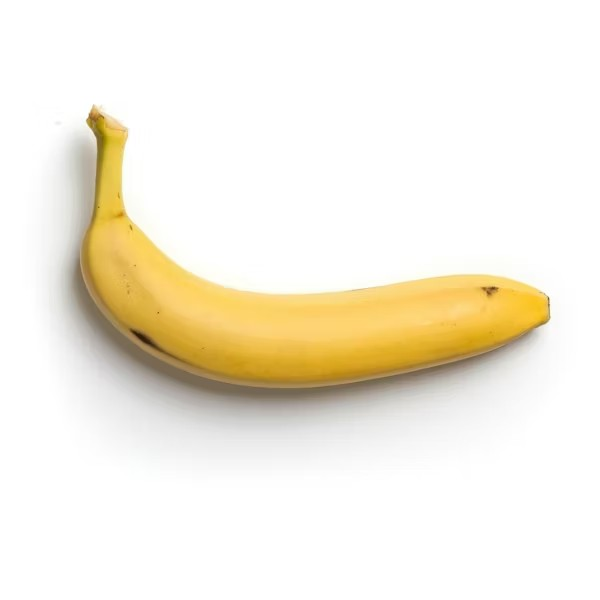
#> input picture images/banana.jpg, 600 x 600 px
$ python -i CW_lesson5.py   (imports and definitions only)
#> lines starting #> are read from the running program, lines starting #| are printed output that depends on the picture; after the words box and inside, x2 and y2 are one past the last pixel; in counts of white or black regions, pixels touching at a corner belong together
import cv2
import numpy as np

def mathematic_equations(img_path):
#> called with img_path = 'images/banana.jpg'
    img = cv2.imread(img_path)
#> img is the input picture: shape (600, 600, 3); mean B, G, R 225.4, 239.3, 245
    img_copy = img.copy()

    img = cv2.GaussianBlur(img, (5, 5), 2)
    img = cv2.cvtColor(img, cv2.COLOR_BGR2HSV)
#> img: shape (600, 600, 3); mean H, S, V 6.1, 22.8, 245

    lower = np.array([0, 10, 0])
    upper = np.array([179, 255, 255])

    mask = cv2.inRange(img, lower, upper)
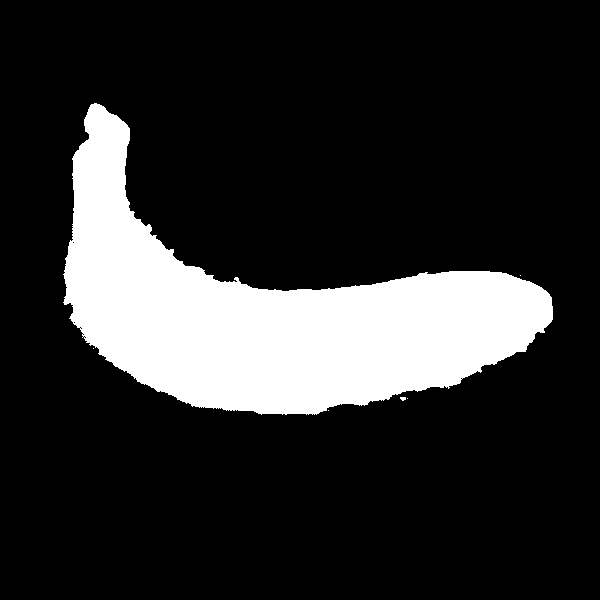
#> mask: shape (600, 600); 17.4% white; 6 white regions (5 under 20 px)
    img = cv2.bitwise_and(img, img, mask=mask)
#> img: shape (600, 600, 3); mean H, S, V 3.6, 22.5, 36.9

    contours, _ = cv2.findContours(mask, cv2.RETR_EXTERNAL, cv2.CHAIN_APPROX_SIMPLE)
#> contours = 6 contours, 5 with area under 20; largest, box (x1, y1, x2, y2) and area: (63, 103, 553, 415) 62059

    for cnt in contours:
        area = cv2.contourArea(cnt)
        if area > 200:
            x, y, w, h = cv2.boundingRect(cnt)
            perimetr = cv2.arcLength(cnt, True)  # True - тільки для замкнених контурів
            M = cv2.moments(cnt) # моменти котуру
            if M["m00"] != 0:
                cx = int(M["m10"]/ M["m00"])
                cy = int(M["m01"] / M["m00"])
            aspect_ratio = round(w / h, 2)
            compactness = round((4 * np.pi * area) / perimetr ** 2, 2)
            approx = cv2.approxPolyDP(cnt, 0.02 * perimetr, True)
            if len(approx) == 4:
                shape = "rectangle"
            elif len(approx) == 3:
                shape = "trictangle"
            elif len(approx) == 2:
                shape = "straight"
            elif len(approx) == 1:
                shape = "point"
            elif len(approx) > 8:
                shape = "oval"
            else:
                shape = "Something other..."

            cv2.circle(img_copy, (cx, cy), 3, (0, 0, 255), 5)
            cv2.rectangle(img_copy, (x, y), (x + w, y + h), (0, 255, 0), 2)
            cv2.putText(img_copy, f"S: {int(area)}, P: {int(perimetr)}", (x + 5, y + 20), cv2.FONT_HERSHEY_SIMPLEX, 0.5, (150, 150, 0), 2)  # площа, периметр
            cv2.putText(img_copy, f"AR: {aspect_ratio}, C: {compactness}", (x + 5, y + 40), cv2.FONT_HERSHEY_SIMPLEX, 0.5, (150, 150, 0), 2)
            cv2.putText(img_copy, f"Shape: {shape}", (x + 5, y + 60), cv2.FONT_HERSHEY_SIMPLEX, 0.5, (150, 150, 0), 2)

            cv2.imshow("Photo", img_copy)
            cv2.waitKey(0)
            cv2.destroyAllWindows()
#> this loop made 6 passes
#> (area, x, y, w, h, perimetr, cx, cy) on pass 6: (62059, 63, 103, 490, 312, 1601.4, 270, 313)
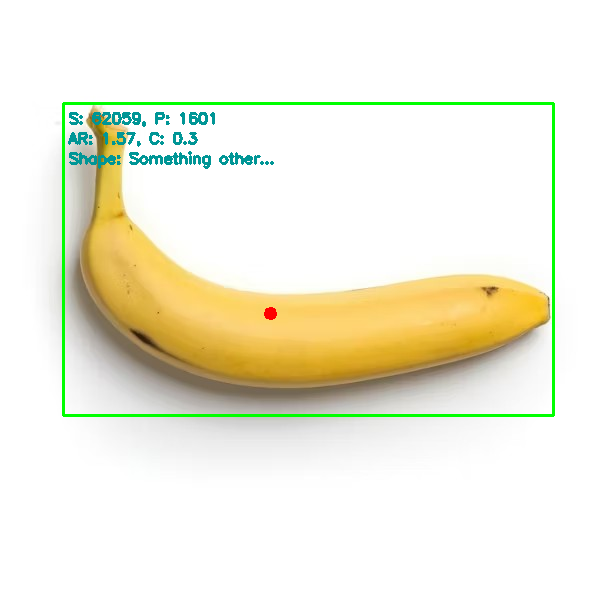
#> img_copy: shape (600, 600, 3); 2.19% of pixels changed, all inside (x1, y1, x2, y2) = (62, 102, 555, 417)

>>> result = mathematic_equations('images/banana.jpg')
